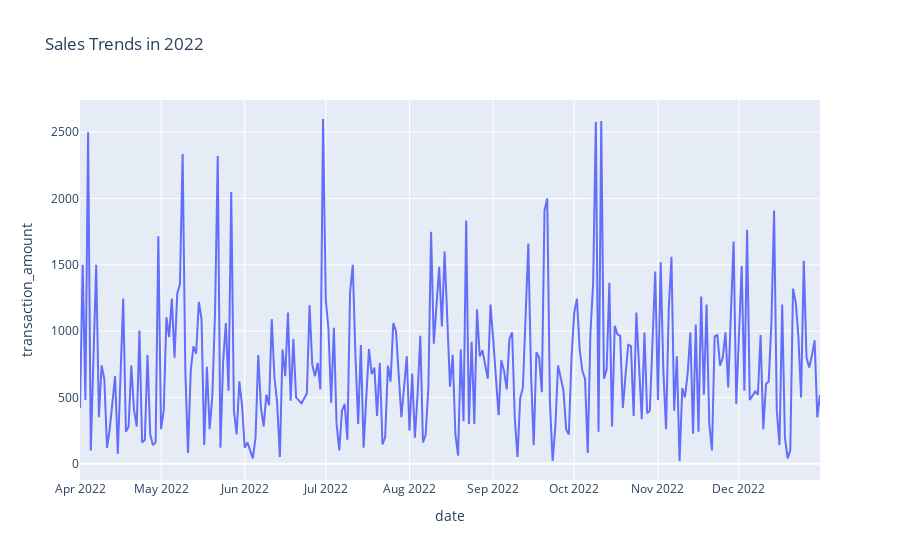
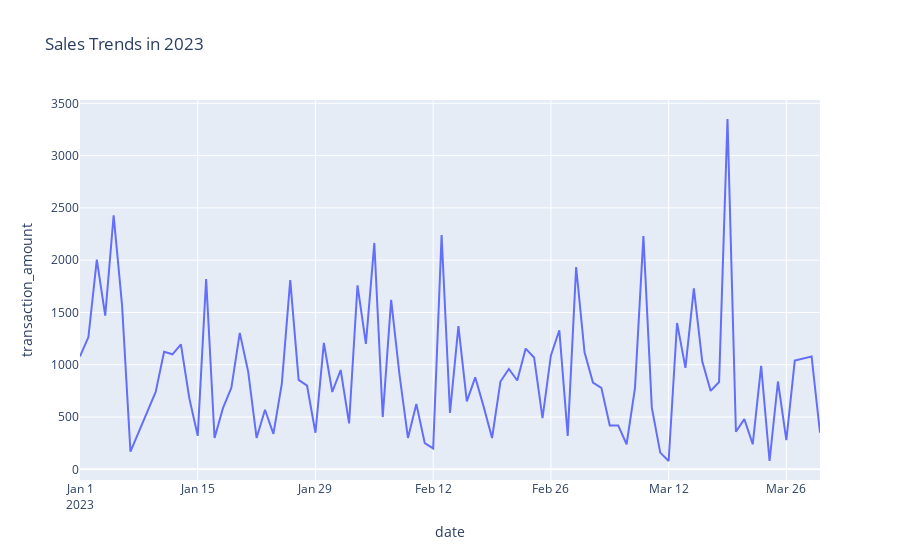

The cell these charts' notebook holds for them, in order:
### Code cell
import plotly.express as px

df1 = pd.read_csv('Balaji_Fast_Food_Sales_Updated1.csv')
df1['date'] = pd.to_datetime(df1['date'])

# Filter data for the year 2022
sales_2022 = df1[df1['date'].dt.year == 2022]

# Filter data for the year 2023
sales_2023 = df1[df1['date'].dt.year == 2023]

# Group the data for each year by the 'date' column to aggregate sales over time
sales_by_date_2022 = sales_2022.groupby('date')['transaction_amount'].sum().reset_index()
sales_by_date_2023 = sales_2023.groupby('date')['transaction_amount'].sum().reset_index()

# Create interactive line charts for each year using Plotly
fig_2022 = px.line(sales_by_date_2022, x='date', y='transaction_amount', title='Sales Trends in 2022')
fig_2023 = px.line(sales_by_date_2023, x='date', y='transaction_amount', title='Sales Trends in 2023')

fig_2022.show()
fig_2023.show()

# Show the interactive charts (opens in a web browser)

fig_2022.write_html('sales_trends_2022.html')
fig_2023.write_html('sales_trends_2023.html')

### Figure 1 — Plotly figure (JSON) as saved in the notebook; plotly's stock layout.template omitted (floating-point values rounded to 4 significant figures; data arrays with more than 128 entries replaced by an {"elided": "..."} marker saying what was removed)
{"data": [{"hovertemplate": "date=%{x}<br>transaction_amount=%{y}<extra></extra>", "legendgroup": "", "line": {"color": "#636efa", "dash": "solid"}, "marker": {"symbol": "circle"}, "mode": "lines", "name": "", "orientation": "v", "showlegend": false, "type": "scatter", "x": {"elided": "262 str values"}, "xaxis": "x", "y": {"elided": "262 int values"}, "yaxis": "y"}], "layout": {"autosize": true, "legend": {"tracegroupgap": 0}, "title": {"text": "Sales Trends in 2022"}, "xaxis": {"anchor": "y", "autorange": true, "domain": [0, 1], "range": ["2022-04-01", "2022-12-31"], "title": {"text": "date"}, "type": "date"}, "yaxis": {"anchor": "x", "autorange": true, "domain": [0, 1], "range": [-123.3, 2743.0], "title": {"text": "transaction_amount"}, "type": "linear"}}}

### Figure 2 — Plotly figure (JSON) as saved in the notebook; plotly's stock layout.template omitted (floating-point values rounded to 4 significant figures)
{"data": [{"hovertemplate": "date=%{x}<br>transaction_amount=%{y}<extra></extra>", "legendgroup": "", "line": {"color": "#636efa", "dash": "solid"}, "marker": {"symbol": "circle"}, "mode": "lines", "name": "", "orientation": "v", "showlegend": false, "type": "scatter", "x": ["2023-01-01T00:00:00", "2023-01-02T00:00:00", "2023-01-03T00:00:00", "2023-01-04T00:00:00", "2023-01-05T00:00:00", "2023-01-06T00:00:00", "2023-01-07T00:00:00", "2023-01-10T00:00:00", "2023-01-11T00:00:00", "2023-01-12T00:00:00", "2023-01-13T00:00:00", "2023-01-14T00:00:00", "2023-01-15T00:00:00", "2023-01-16T00:00:00", "2023-01-17T00:00:00", "2023-01-18T00:00:00", "2023-01-19T00:00:00", "2023-01-20T00:00:00", "2023-01-21T00:00:00", "2023-01-22T00:00:00", "2023-01-23T00:00:00", "2023-01-24T00:00:00", "2023-01-25T00:00:00", "2023-01-26T00:00:00", "2023-01-27T00:00:00", "2023-01-28T00:00:00", "2023-01-29T00:00:00", "2023-01-30T00:00:00", "2023-01-31T00:00:00", "2023-02-01T00:00:00", "2023-02-02T00:00:00", "2023-02-03T00:00:00", "2023-02-04T00:00:00", "2023-02-05T00:00:00", "2023-02-06T00:00:00", "2023-02-07T00:00:00", "2023-02-08T00:00:00", "2023-02-09T00:00:00", "2023-02-10T00:00:00", "2023-02-11T00:00:00", "2023-02-12T00:00:00", "2023-02-13T00:00:00", "2023-02-14T00:00:00", "2023-02-15T00:00:00", "2023-02-16T00:00:00", "2023-02-17T00:00:00", "2023-02-18T00:00:00", "2023-02-19T00:00:00", "2023-02-20T00:00:00", "2023-02-21T00:00:00", "2023-02-22T00:00:00", "2023-02-23T00:00:00", "2023-02-24T00:00:00", "2023-02-25T00:00:00", "2023-02-26T00:00:00", "2023-02-27T00:00:00", "2023-02-28T00:00:00", "2023-03-01T00:00:00", "2023-03-02T00:00:00", "2023-03-03T00:00:00", "2023-03-04T00:00:00", "2023-03-05T00:00:00", "2023-03-06T00:00:00", "2023-03-07T00:00:00", "2023-03-08T00:00:00", "2023-03-09T00:00:00", "2023-03-10T00:00:00", "2023-03-11T00:00:00", "2023-03-12T00:00:00", "2023-03-13T00:00:00", "2023-03-14T00:00:00", "2023-03-15T00:00:00", "2023-03-16T00:00:00", "2023-03-17T00:00:00", "2023-03-18T00:00:00", "2023-03-19T00:00:00", "2023-03-20T00:00:00", "2023-03-21T00:00:00", "2023-03-22T00:00:00", "2023-03-23T00:00:00", "2023-03-24T00:00:00", "2023-03-25T00:00:00", "2023-03-26T00:00:00", "2023-03-27T00:00:00", "2023-03-29T00:00:00", "2023-03-30T00:00:00"], "xaxis": "x", "y": [1080, 1265, 2005, 1470, 2430, 1570, 170, 740, 1125, 1100, 1195, 680, 320, 1820, 300, 585, 780, 1305, 935, 300, 570, 340, 820, 1810, 855, 800, 350, 1210, 740, 950, 440, 1760, 1200, 2165, 500, 1620, 900, 300, 625, 250, 200, 2240, 540, 1370, 650, 880, 600, 300, 840, 960, 850, 1155, 1070, 490, 1090, 1330, 320, 1935, 1120, 830, 780, 420, 420, 240, 780, 2230, 590, 160, 80, 1400, 970, 1730, 1030, 750, 835, 3350, 360, 480, 240, 990, 80, 840, 280, 1040, 1080, 350], "yaxis": "y"}], "layout": {"autosize": true, "legend": {"tracegroupgap": 0}, "title": {"text": "Sales Trends in 2023"}, "xaxis": {"anchor": "y", "autorange": true, "domain": [0, 1], "range": ["2023-01-01", "2023-03-30"], "title": {"text": "date"}, "type": "date"}, "yaxis": {"anchor": "x", "autorange": true, "domain": [0, 1], "range": [-101.7, 3532.0], "title": {"text": "transaction_amount"}, "type": "linear"}}}
